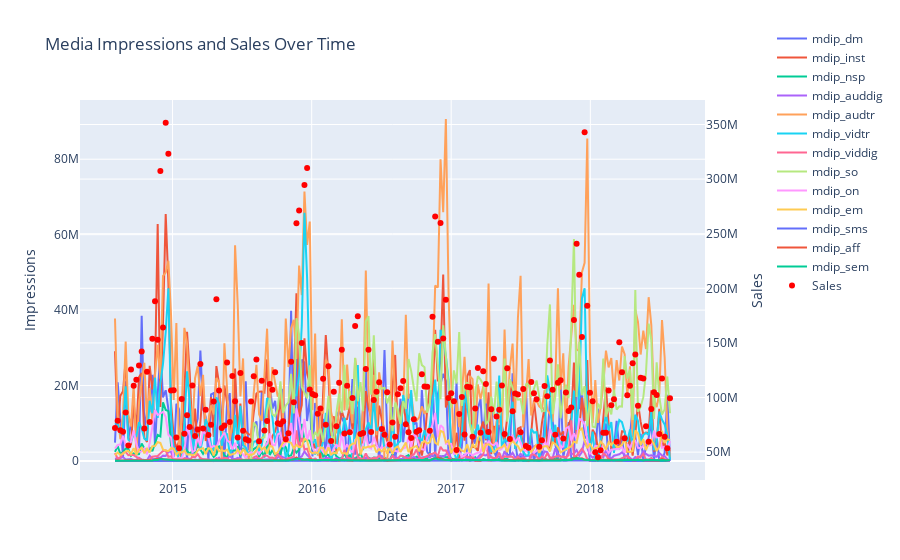

Notebook code for this chart:
### Markdown cell above
### Media Variables

### Code cell
# Below code is to get a sense of media performance levels
# Interactive chart to nail down certain pairs

media_df = df[mdip_cols+['wk_strt_dt'] + sales_cols].copy()
# Create a Plotly figure
fig = go.Figure()

# Add a trace for each media impression column
for column in mdip_cols:
    fig.add_trace(go.Scatter(
        x=media_df['wk_strt_dt'],
        y=media_df[column],
        mode='lines',
        name=column
    ))
# Add a trace for sales on the secondary y-axis
fig.add_trace(go.Scatter(
    x=media_df['wk_strt_dt'],
    y=media_df['sales'],
    mode='markers',
    name='Sales',
    yaxis="y2",  # Secondary y-axis
    line=dict(color='red', width=2)  # Customize the sales line appearance
))
# Update layout with secondary y-axis
fig.update_layout(
    title="Media Impressions and Sales Over Time",
    xaxis=dict(title="Date", showgrid=True),
    yaxis=dict(
        title="Impressions",
        showgrid=True,
        side="left"
    ),
    yaxis2=dict(
        title="Sales",
        overlaying="y",
        side="right"
    ),
    margin=dict(r=100),
    legend=dict(
        x=1.2, 
        y=1.2,
        xanchor='center',
        yanchor='top'
    )
)

# Show the plot
fig.show()

### Figure 1 — Plotly figure (JSON) as saved in the notebook; plotly's stock layout.template omitted (floating-point values rounded to 4 significant figures; data arrays with more than 128 entries replaced by an {"elided": "..."} marker saying what was removed)
{"data": [{"mode": "lines", "name": "mdip_dm", "type": "scatter", "x": {"elided": "209 str values"}, "y": {"elided": "209 int values"}}, {"mode": "lines", "name": "mdip_inst", "type": "scatter", "x": {"elided": "209 str values"}, "y": {"elided": "209 int values"}}, {"mode": "lines", "name": "mdip_nsp", "type": "scatter", "x": {"elided": "209 str values"}, "y": {"elided": "209 int values"}}, {"mode": "lines", "name": "mdip_auddig", "type": "scatter", "x": {"elided": "209 str values"}, "y": {"elided": "209 int values"}}, {"mode": "lines", "name": "mdip_audtr", "type": "scatter", "x": {"elided": "209 str values"}, "y": {"elided": "209 int values"}}, {"mode": "lines", "name": "mdip_vidtr", "type": "scatter", "x": {"elided": "209 str values"}, "y": {"elided": "209 int values"}}, {"mode": "lines", "name": "mdip_viddig", "type": "scatter", "x": {"elided": "209 str values"}, "y": {"elided": "209 int values"}}, {"mode": "lines", "name": "mdip_so", "type": "scatter", "x": {"elided": "209 str values"}, "y": {"elided": "209 int values"}}, {"mode": "lines", "name": "mdip_on", "type": "scatter", "x": {"elided": "209 str values"}, "y": {"elided": "209 int values"}}, {"mode": "lines", "name": "mdip_em", "type": "scatter", "x": {"elided": "209 str values"}, "y": {"elided": "209 int values"}}, {"mode": "lines", "name": "mdip_sms", "type": "scatter", "x": {"elided": "209 str values"}, "y": {"elided": "209 int values"}}, {"mode": "lines", "name": "mdip_aff", "type": "scatter", "x": {"elided": "209 str values"}, "y": {"elided": "209 int values"}}, {"mode": "lines", "name": "mdip_sem", "type": "scatter", "x": {"elided": "209 str values"}, "y": {"elided": "209 int values"}}, {"line": {"color": "red", "width": 2}, "mode": "markers", "name": "Sales", "type": "scatter", "x": {"elided": "209 str values"}, "y": {"elided": "209 float values"}, "yaxis": "y2"}], "layout": {"legend": {"x": 1.2, "xanchor": "center", "y": 1.2, "yanchor": "top"}, "margin": {"r": 100}, "title": {"text": "Media Impressions and Sales Over Time"}, "xaxis": {"showgrid": true, "title": {"text": "Date"}}, "yaxis": {"showgrid": true, "side": "left", "title": {"text": "Impressions"}}, "yaxis2": {"overlaying": "y", "side": "right", "title": {"text": "Sales"}}}}
